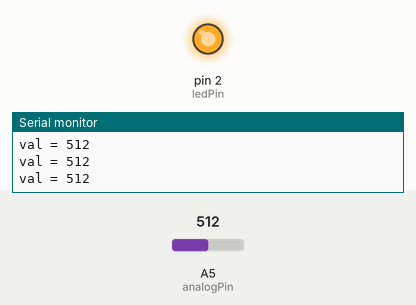
Bench run of a sketch on a simulated Arduino Uno, built with avr-gcc and run on an emulated ATmega328P. Parts: output pins drawn as LEDs (lit = HIGH), the last lines printed to the serial monitor. The test bench sets the inputs (shaded band); at power-on: A5 (analogPin) = 512.

Above: at 1.2 s.
1.3 s: A5 (analogPin) set to 493
At 2.5 s:
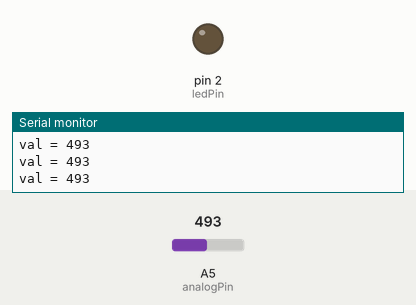
2.8 s: A5 (analogPin) set to 510
At 4.0 s:
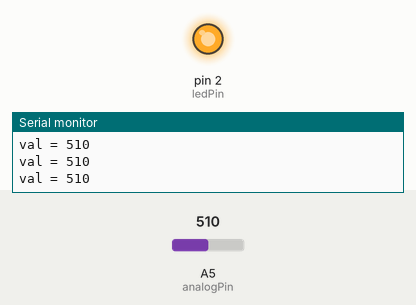
4.3 s: A5 (analogPin) set to 490
At 5.3 s:
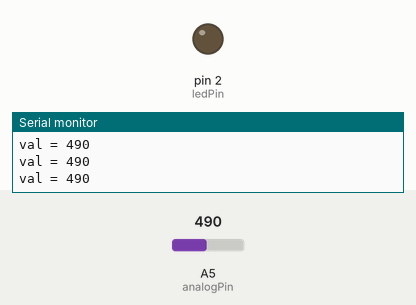
Timing chart, 0 to 7.3 s (numbered marks = the images above; inputs shaded):
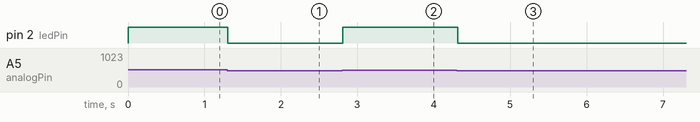

The sketch:

_____________.ino
```cpp
int analogPin = 5;
int val = 0;
int ledPin = 2;
void setup() {
 pinMode(ledPin,OUTPUT);
 Serial.begin(9600);

}

void loop() {
  val = analogRead(analogPin);
  Serial.print("val = ");
  Serial.println(val);

  if(val > 500)
  digitalWrite(ledPin,HIGH);
  else
  digitalWrite(ledPin,LOW);

delay(100);
}
```

Measured:
- the behaviour switches between 501 and 500 on A5 (analogPin) (found by bisection; images 0 and 1)
- after the input at 1.3 s, pin 2 (ledPin): HIGH → LOW at once
- after the input at 2.8 s, pin 2 (ledPin): LOW → HIGH at once
- after the input at 4.3 s, pin 2 (ledPin): HIGH → LOW at once
